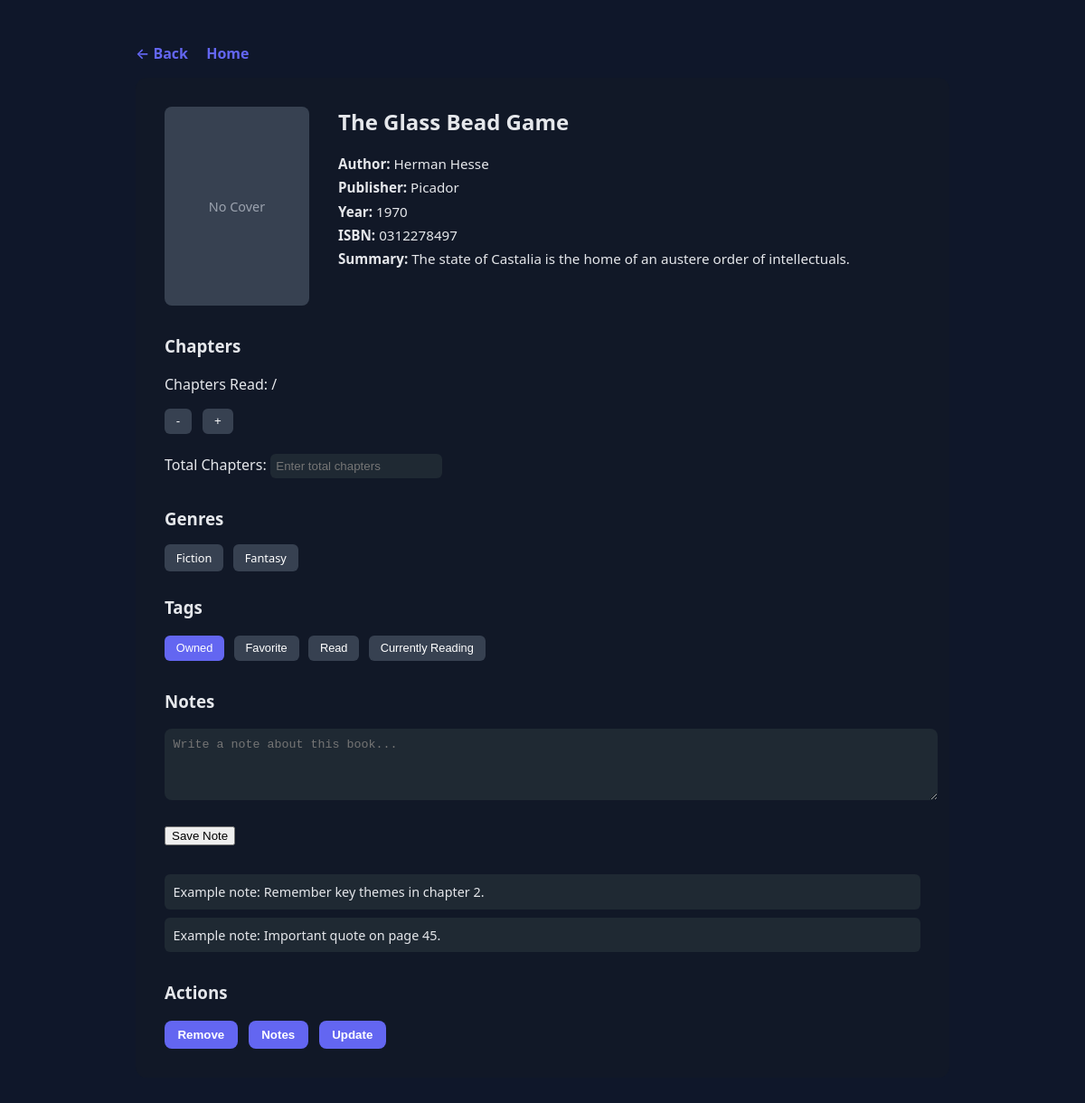
The app's page /book/isbn/0312278497 with its own data.
### tables this page shows
CREATE TABLE Books (
                   ISBN TEXT PRIMARY KEY,
                   Title TEXT NOT NULL,
                   Publish_Year INTEGER,
                   Publisher_ID INTEGER,
                   Summary TEXT,
                   Tag_ID INTEGER,
                   Chapters INTEGER,
                   Chapters_Completed INTEGER,
                   Cover_Image BLOB,
                   FOREIGN KEY (Publisher_ID) REFERENCES Publishers(Publisher_ID),
                   FOREIGN KEY (Tag_ID) REFERENCES Tags(Tag_ID)
                   );

CREATE TABLE Authors (
                   Author_ID INTEGER PRIMARY KEY,
                   Author_Full_Name TEXT NOT NULL,
                   Author_First_Name TEXT NOT NULL,
                   Author_Last_Name TEXT NOT NULL,
                   OpenLibrary_ID TEXT
                   );

CREATE TABLE Publishers (
                   Publisher_ID INTEGER PRIMARY KEY,
                   Publisher_Name TEXT NOT NULL
                   );

CREATE TABLE Genre (
                   Genre_ID INTEGER PRIMARY KEY,
                   Genre VARCHAR(15)
                   );

### app/main.py (the view)
    @app.route('/book/isbn/<isbn>')
    def individual_book_page(isbn):
        try:
            isbn_dict = {"ISBN": isbn}
            book_result = json.loads(read(isbn_dict, 'book-isbn'))
            return render_template('view_book.html', book=book_result), 200
        except json.decoder.JSONDecodeError:
            return f'ISBN not in database'  # !WIP! add full error page

### app/services/Book/Book.py (called while the page is built)
def read_book(isbn):
    try:
        return read_full_book_record(isbn)
    except json.decoder.JSONDecodeError:
        return f'Error: Book with ISBN {isbn} not in database.'

### app/services/Book/BookRead.py (called while the page is built)
def connect_to_database():
    try:
        conn = sqlite3.connect(DB_PATH)
        cursor = conn.cursor()
        return cursor, conn
    except sqlite3.Error as error:
        print(f"Database error: {error}")
        conn.close()

def read_book_table(isbn):
    cursor, conn = connect_to_database()
    read_query = "SELECT * FROM Books WHERE ISBN = ?"
    criteria = (isbn,)
    cursor.execute(read_query, criteria)
    result = cursor.fetchall()
    conn.close()
    if result:
        convert_to_dict = {
            "ISBN": result[0][0],
            "Title": result[0][1],
            "Publish_Year": result[0][2],
            "Publisher_ID": result[0][3],
            "Summary": result[0][4],
            "Tag_ID": result[0][5],
            "Chapters": result[0][6],
            "Chapters_Completed": result[0][7],
            "Cover_Image_Bytes": result[0][8]
        }
        json_format = json.dumps(convert_to_dict)
        return json_format
    else:
        return "ISBN not found"

def read_tag_table(tag_id):
    cursor, conn = connect_to_database()
    read_query = "SELECT Owned, Favorite, Completed, Currently_Reading, Personal_Or_Academic FROM Tags WHERE Tag_ID = ?"
    criteria = (tag_id,)
    cursor.execute(read_query, criteria)
    result = cursor.fetchall()
    conn.close()
    if result:
        convert_to_dict = {
            "Owned": result[0][0],
            "Favorite": result[0][1],
            "Completed": result[0][2],
            "Currently_Reading": result[0][3],
            "Personal_Or_Academic": result[0][4],
        }
        json_format = json.dumps(convert_to_dict)
        return json_format
    else:
        return "Tag_ID not found"

def read_publisher_name_for_full_book_record(publisher_id):
    cursor, conn = connect_to_database()
    read_query = "SELECT Publisher_Name FROM Publishers WHERE Publisher_ID = ?"
    criteria = (publisher_id,)
    cursor.execute(read_query, criteria)
    result = cursor.fetchall()
    conn.close()
    if result:
        convert_to_dict = {
            "Publisher_Name": result[0][0]
        }
        json_format = json.dumps(convert_to_dict)
        return json_format
    else:
        return "Publisher_ID not found"

### app/templates/view_book.html (shortened to what this page needs)
<!DOCTYPE html>
<html lang="en">
<head>
</head>
<body>
  <div class="page-wrapper">
    <div class="nav-buttons">
      <a href="/book/add-local">← Back</a>
      <a href="/">Home</a>
    </div>
    <div class="book-container">
      <div class="book-header">
        <div class="book-cover">
          No Cover
        </div>
        <div class="book-info">
          <h2>{{ book["Title"] }}</h2>
          <p><strong>Author:</strong> {{ book["Author_First_Name_1"] }} {{ book["Author_Last_Name_1"] }}</p>
          <p><strong>Publisher:</strong> {{ book["Publisher_Name"] }}</p>
          <p><strong>Year:</strong> {{ book["Publish_Year"] }}</p>
          <p><strong>ISBN:</strong> {{ book["ISBN"] }}</p>
          {% if book["Summary"] %}
            <p><strong>Summary:</strong> {{ book["Summary"] }}</p>
          {% else %}
            <p><strong>Summary:</strong> No summary available.</p>
          {% endif %}
        </div>
      </div>
      <div class="section">
        <h3>Chapters</h3>
        <p>Chapters Read: {{ book["Chapters_Completed"] }} / {{ book["Chapters"] }}</p>
        <div class="chapter-controls">
          <button>-</button>
          <button>+</button>
        </div>
        <br>
        <label>Total Chapters:</label>
        <input type="number" placeholder="Enter total chapters">
      </div>
      <div class="section">
        <h3>Genres</h3>
        <span class="tag">{{ book["Genre_1"].title() }}</span>
        {% if book["Genre_2"] %}
          <span class="tag">{{ book["Genre_2"].title() }}</span>
        {% endif %}
      </div>
      <div class="section">
        <h3>Tags</h3>
        {% if book["Owned"] == "on" %}
          <button class="tag toggle active">Owned</button>
        {% else %}
          <button class="tag toggle">Owned</button>
        {% endif %}
        {% if book["Favorite"] == "on" %}
          <button class="tag toggle active">Favorite</button>
        {% else %}
          <button class="tag toggle">Favorite</button>
        {% endif %}
        {% if book["Completed"] == "on" %}
          <button class="tag toggle active">Read</button>
        {% else %}
          <button class="tag toggle">Read</button>
        {% endif %}
        {% if book["Currently_Reading"] == "on" %}
          <button class="tag toggle active">Currently Reading</button>
        {% else %}
          <button class="tag toggle">Currently Reading</button>
        {% endif %}
      </div>
      <div class="section">
        <h3>Notes</h3>
        <textarea rows="4" placeholder="Write a note about this book..."></textarea>
        <br><br>
        <button>Save Note</button>
        <div class="section">
          <div class="note-card">
            Example note: Remember key themes in chapter 2.
          </div>
          <div class="note-card">
            Example note: Important quote on page 45.
          </div>
        </div>
      </div>
      <div class="section">
        <h3>Actions</h3>
        <div class="button-group">
          <button class="remove-btn">Remove</button>
          <button>Notes</button>
          <button>Update</button>
        </div>
      </div>
    </div>
  </div>
</body>
</html>

### app/templates/view_book.html (style rules this page uses)
body { font-family: system-ui, -apple-system, BlinkMacSystemFont, "Segoe UI", sans-serif; background-color: #0f172a; color: #e5e7eb; margin: 0; padding: 0; }
.page-wrapper { max-width: 900px; margin: 3rem auto; padding: 0 1rem; }
.nav-buttons { margin-bottom: 1rem; }
.nav-buttons a { text-decoration: none; color: #6366f1; font-weight: 600; margin-right: 1rem; }
.book-container { background-color: #111827; padding: 2rem; border-radius: 12px; }
.book-header { display: flex; gap: 2rem; }
.book-cover { width: 160px; height: 220px; background-color: #374151; border-radius: 8px; display: flex; align-items: center; justify-content: center; color: #9ca3af; font-size: 0.9rem; }
.book-info h2 { margin-top: 0; }
.book-info p { margin: 0.4rem 0; font-size: 0.95rem; }
.section { margin-top: 2rem; }
.chapter-controls button { padding: 0.4rem 0.8rem; margin-right: 0.5rem; border-radius: 6px; border: none; background-color: #374151; color: white; cursor: pointer; }
.button-group button { padding: 0.5rem 0.9rem; border-radius: 8px; border: none; background-color: #6366f1; color: white; font-weight: 600; cursor: pointer; margin-right: 0.5rem; }
.remove-btn { background-color: #dc2626; }
.tag { background-color: #374151; padding: 0.4rem 0.8rem; border-radius: 6px; font-size: 0.8rem; margin-right: 0.4rem; border: none; color: white; cursor: pointer; }
.tag.active { background-color: #6366f1; }
input[type="number"] { padding: 0.4rem; border-radius: 6px; border: none; background-color: #1f2933; color: #e5e7eb; }
textarea { width: 100%; border-radius: 8px; border: none; background-color: #1f2933; color: #e5e7eb; padding: 0.6rem; resize: vertical; }
.note-card { background-color: #1f2933; padding: 0.6rem; border-radius: 6px; margin-top: 0.6rem; font-size: 0.9rem; }

### records on screen
Books: Title "The Glass Bead Game", Summary "The state of Castalia is the home of an austere order of intellectuals."
Authors: Author_First_Name_1 "Herman", Author_Last_Name_1 "Hesse"
Publishers: Publisher_Name "Picador"
Genre: Genre_1 "Fiction"
Genre: Genre_2 "Fantasy"

### other values on screen
{{ book["Publish_Year"] }} "1970"
{{ book["ISBN"] }} "0312278497"
